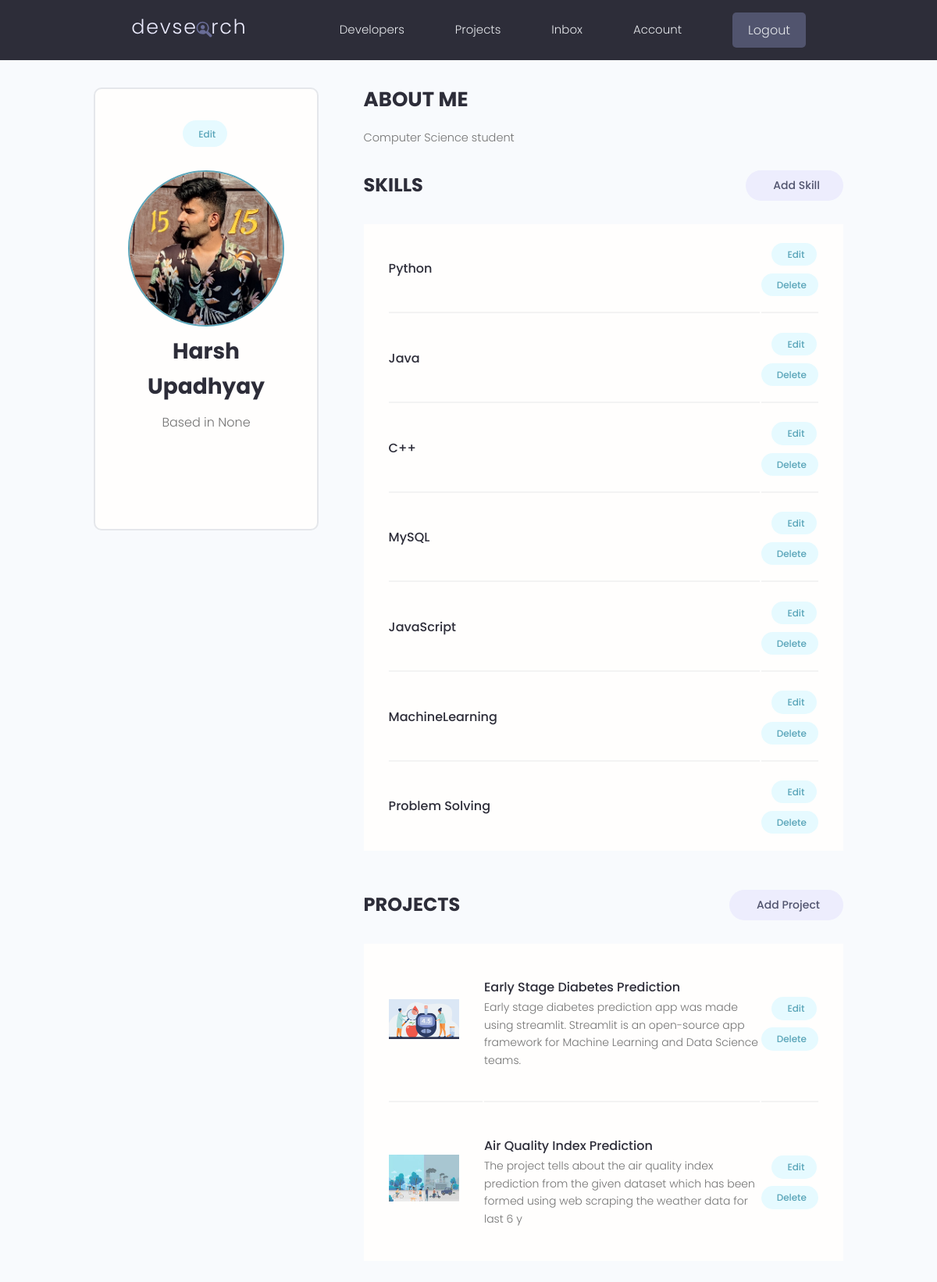
The page /account/ (signed in) on the database its author committed.
### users/models.py (models this page shows, shortened)
class Profile(models.Model):
    user = models.OneToOneField(
        User, on_delete=models.CASCADE, null=True, blank=True)
    name = models.CharField(max_length=200, blank=True, null=True)
    email = models.EmailField(max_length=500, blank=True, null=True)
    username = models.CharField(max_length=200, blank=True, null=True)
    location = models.CharField(max_length=200, blank=True, null=True)
    short_intro = models.CharField(max_length=200, blank=True, null=True)
    bio = models.TextField(blank=True, null=True)
    profile_image = models.ImageField(
        null=True, blank=True, upload_to='profiles/', default="profiles/user-default.png")
    social_github = models.CharField(max_length=200, blank=True, null=True)
    social_twitter = models.CharField(max_length=200, blank=True, null=True)
    social_linkedin = models.CharField(max_length=200, blank=True, null=True)
    social_youtube = models.CharField(max_length=200, blank=True, null=True)
    social_website = models.CharField(max_length=200, blank=True, null=True)
    created = models.DateTimeField(auto_now_add=True)
    id = models.UUIDField(default=uuid.uuid4, unique=True,
                          primary_key=True, editable=False)
    class Meta:
        ordering = ['created']
    @property
    def imageURL(self):
        try:
            url = self.profile_image.url
        except:
            url = ''
        return url

class Skill(models.Model):
    owner = models.ForeignKey(
        Profile, on_delete=models.CASCADE, null=True, blank=True)
    name = models.CharField(max_length=200, blank=True, null=True)
    description = models.TextField(null=True, blank=True)
    created = models.DateTimeField(auto_now_add=True)
    id = models.UUIDField(default=uuid.uuid4, unique=True,
                          primary_key=True, editable=False)

### projects/models.py (models this page shows, shortened)
class Project(models.Model):
    owner = models.ForeignKey(
        Profile, null=True, blank=True, on_delete=models.CASCADE)
    title = models.CharField(max_length=200)
    description = models.TextField(null=True, blank=True)
    featured_image = models.ImageField(
        null=True, blank=True, default="default.jpg")
    demo_link = models.CharField(max_length=2000, null=True, blank=True)
    source_link = models.CharField(max_length=2000, null=True, blank=True)
    tags = models.ManyToManyField('Tag', blank=True)
    vote_total = models.IntegerField(default=0, null=True, blank=True)
    vote_ratio = models.IntegerField(default=0, null=True, blank=True)
    created = models.DateTimeField(auto_now_add=True)
    id = models.UUIDField(default=uuid.uuid4, unique=True,
                          primary_key=True, editable=False)
    class Meta:
        ordering = ['-vote_ratio', '-vote_total', 'title']
    @property
    def imageURL(self):
        try:
            url = self.featured_image.url
        except:
            url = ''
        return url

### users/views.py (the view)
# urls.py: path('account/', views.userAccount, name="account"),
@login_required(login_url='login')
def userAccount(request):
    profile = request.user.profile
    skills = profile.skill_set.all()
    projects = profile.project_set.all()
    context = {'profile': profile, 'skills': skills, 'projects': projects}
    return render(request, 'users/account.html', context)

### users/templates/users/account.html (shortened to what this page needs)
{% extends 'main.html' %}
{% block content %}
<main class="settingsPage profile my-md">
  <div class="container">
    <div class="layout">
      <div class="column column--1of3">
        <div class="card text-center">
          <div class="card__body dev">
            <a class="tag tag--pill tag--main settings__btn" href="{% url 'edit-account' %}">
              Edit</a>
            <img class="avatar avatar--xl dev__avatar" src="{{profile.imageURL}}" />
            <h2 class="dev__name">{{profile.name}}</h2>
            <p class="dev__location">Based in {{profile.location}}</p>
            <ul class="dev__social">
            </ul>
          </div>
        </div>
      </div>
      <div class="column column--2of3">
        <div class="devInfo">
          <h3 class="devInfo__title">About Me</h3>
          <p class="devInfo__about">{{profile.bio}}</p>
        </div>
        <div class="settings">
          <h3 class="settings__title">Skills</h3>
          <a class="tag tag--pill tag--sub settings__btn tag--lg" href="{% url 'create-skill' %}"> Add Skill</a>
        </div>
        <table class="settings__table">
          {% for skill in skills %}
          <tr>
            <td class="settings__tableInfo">
              <h4>{{skill.name}}</h4>
            </td>
            <td class="settings__tableActions">
              <a class="tag tag--pill tag--main settings__btn" href="{% url 'update-skill' skill.id %}"> Edit</a>
              <a class="tag tag--pill tag--main settings__btn" href="{% url 'delete-skill' skill.id %}?next=/account">
                Delete</a>
            </td>
          </tr>
          {% endfor %}
        </table>
        <div class="settings">
          <h3 class="settings__title">Projects</h3>
          <a class="tag tag--pill tag--sub settings__btn tag--lg" href="{% url 'create-project' %}"> Add Project</a>
        </div>
        <table class="settings__table">
          {% for project in projects %}
          <tr>
            <td class="settings__thumbnail">
              <a href="{% url 'project' project.id %}"><img src="{{project.imageURL}}" alt="Project Thumbnail" /></a>
            </td>
            <td class="settings__tableInfo">
              <a href="{% url 'project' project.id %}">{{project.title}}</a>
              <p>{{project.description|slice:"150"}}</p>
            </td>
            <td class="settings__tableActions">
              <a class="tag tag--pill tag--main settings__btn" href="{% url 'update-project' project.id %}"> Edit</a>
              <a class="tag tag--pill tag--main settings__btn"
                href="{% url 'delete-project'  project.id %}?next=/account">
                Delete</a>
            </td>
          </tr>
          {% endfor %}
        </table>
      </div>
    </div>
  </div>
</main>
{% endblock %}

### static/styles/app.css (style rules this page uses)
:root { --color-sub: #2d2d39; }
.card { border: 2px solid var(--color-light); }
img { width: 100%; }
.profile .card > .dev { padding: 4rem; }
.dev__avatar { display: block; margin: auto; }
.dev__name { color: var(--color-sub); font-size: 2.8rem; font-weight: 700; margin-top: 1rem; margin-bottom: 0.5rem; }
.dev__location { margin-top: 1rem; }
.dev__social { margin: 3rem 0; list-style: none; display: flex; justify-content: center; gap: 1.5rem; }
.devInfo { margin-bottom: 3rem; }
.devInfo__title, .devInfo__subtitle { font-size: 2.6rem; color: var(--color-sub); text-transform: uppercase; font-weight: 700; margin-bottom: 1.5rem; }
.devInfo__about, .devSkill__info { font-size: 1.45rem; line-height: 1.7; text-align: justify; }
.settingsPage .dev > .settings__btn { display: inline-block; margin-bottom: 3rem; }
.settings { display: flex; justify-content: space-between; align-items: center; }
.settings__title { font-size: 2.4rem; text-transform: uppercase; font-weight: 700; color: var(--color-sub); }
.settings__table { margin-top: 3rem; margin-bottom: 5rem; padding: 0 3rem; background: var(--color-white); }
.settings__table tr { width: 100%; }
.settings__table tr > td { padding: 2rem 0; }
.settings__table tr:not(:last-child) td { border-bottom: 2px solid var(--color-white-light); }
.settings__thumbnail { width: 23%; min-width: 10rem; }
.settings__thumbnail img { padding-right: 3rem; height: 15rem; object-fit: contain; }
.settings__tableInfo { width: 100%; }
.settings__tableInfo h4, .settings__tableInfo a { padding-right: 1rem; width: auto; font-size: 1.6rem; font-weight: 500; color: var(--color-sub); }
.settings__tableInfo p { font-size: 1.4rem; }
.settings__tableActions { text-align: right; }

### static/uikit/styles/modules/_variables.css (style rules this page uses)
:root { --color-main: #5aa5b9; --color-main-light: #e6faff; --color-sub: #3f4156; --color-sub-light: #51546e; --color-sub-lighter: #ededfd; --color-text: #737373; --color-gray: #8b8b8b; --color-light: #e5e7eb; --color-light-gray: #767676; --color-bg: #f8fafd; --color-white: #fffefd; --color-white-light: #f3f3f3; --color-success: #359e64; --color-success-bg: #def8e8; --color-error: #fc4b0b; --color-error-bg: #fff2ee; --font-base: 'Poppins', arial, helvetica, 'Segoe UI', roboto, ubuntu, sans-serif; --font-monospace: 'Fira Code', 'Courier New', courier, monospace; --font-regular: 300; --font-medium: 500; --font-bold: 700; --generic-shadow: 1px 1px 5px #00000010; --generic-transition: all 0.3s ease-in-out; }

### static/uikit/styles/modules/_base.css (style rules this page uses)
* { margin: 0; padding: 0; box-sizing: border-box; text-rendering: optimizeLegibility; color: inherit; font-size: inherit; }
html { font-size: 50%; }
@media only screen and (min-width: 480px) { html { font-size: 56.25%; } }
@media only screen and (min-width: 1200px) { html { font-size: 62.5%; } }
body { line-height: 1.6; font-weight: 400; font-size: 1.5rem; color: var(--color-text); background-color: var(--color-bg); min-height: 100vh; }

### static/uikit/styles/modules/_typography.css (style rules this page uses)
* { font-family: var(--font-base); }
h2 { font-size: 3.6rem; font-weight: var(--font-bold); }
h3 { font-size: 3.2rem; font-weight: var(--font-medium); }
h4 { font-size: 2.8rem; font-weight: var(--font-medium); }
p, span, strong { font-size: 1.6rem; color: var(--color-text); font-weight: var(--font-regular); }
a { padding-bottom: 2px; text-decoration: none; display: inline-block; color: var(--color-main); font-weight: var(--font-medium); }

### static/uikit/styles/modules/_utilities.css (style rules this page uses)
.container { width: 92%; max-width: 165rem; margin: 0 auto; box-sizing: border-box; }
@media screen and (min-width: 1000px) { .container { width: 90%; } }
@media screen and (min-width: 1200px) { .container { width: 80%; } }
.text-center { text-align: center; }
.my-md { margin: 3rem auto; }

### static/uikit/styles/modules/_avatar.css (style rules this page uses)
.avatar { border-radius: 50%; border: 2px solid var(--color-main); object-fit: cover; }
.avatar--xl { height: 20rem; width: 20rem; }

### static/uikit/styles/modules/_card.css (style rules this page uses)
.card { border-radius: 1rem; background-color: var(--color-white); border: 1.5px solid var(--color-light); width: auto; height: auto; margin-top: 0.5rem; margin-bottom: 0.5rem; overflow: hidden; }
.card__body, .card__header { padding: 2rem 2.5rem; }

### static/uikit/styles/modules/_layout.css (style rules this page uses)
.layout { display: flex; flex-flow: row wrap; justify-content: space-between; }
.layout > .column { margin-bottom: 3rem; }
.layout > .column.column--1of3 { flex-basis: 30%; }
.layout > .column.column--2of3 { flex-basis: 64%; }

### rows shown on the page
Profile: imageURL (picture), name "Harsh Upadhyay", location "None", bio "Computer Science student"
Skill: name "Python"
Skill: name "Java"
Skill: name "C++"
Skill: name "MySQL"
Skill: name "JavaScript"
Skill: name "MachineLearning"
Skill: name "Problem Solving"
Project: imageURL (picture), title "Early Stage Diabetes Prediction", description "Early stage diabetes prediction app was made using streamlit. Streamlit is an open-source app framework for Machine Learning and Data Science teams."
Project: imageURL (picture), title "Air Quality Index Prediction", description "The project tells about the air quality index prediction from the given dataset which has been formed using web scraping the weather data for last 6 y"
